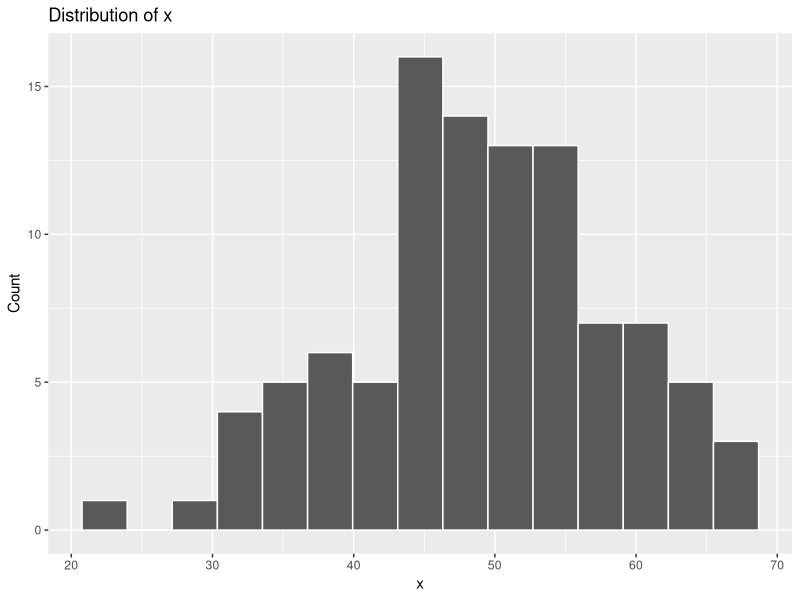
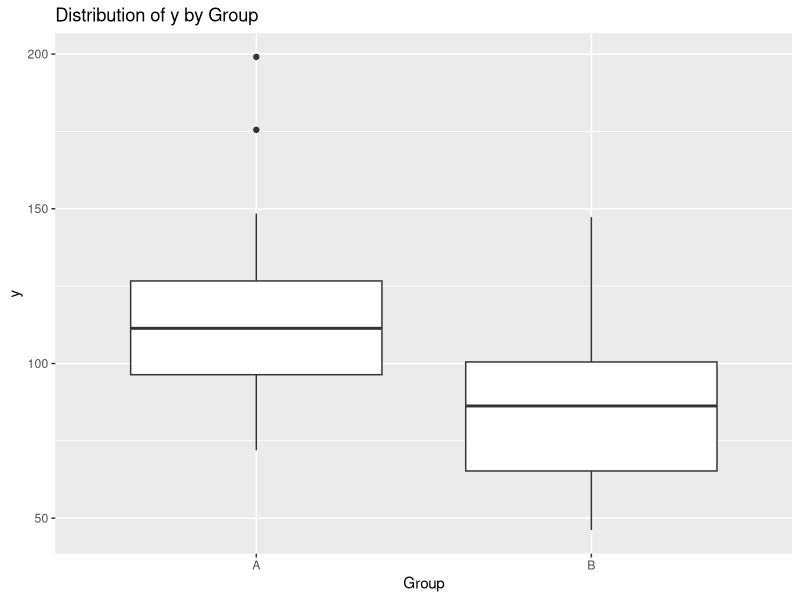
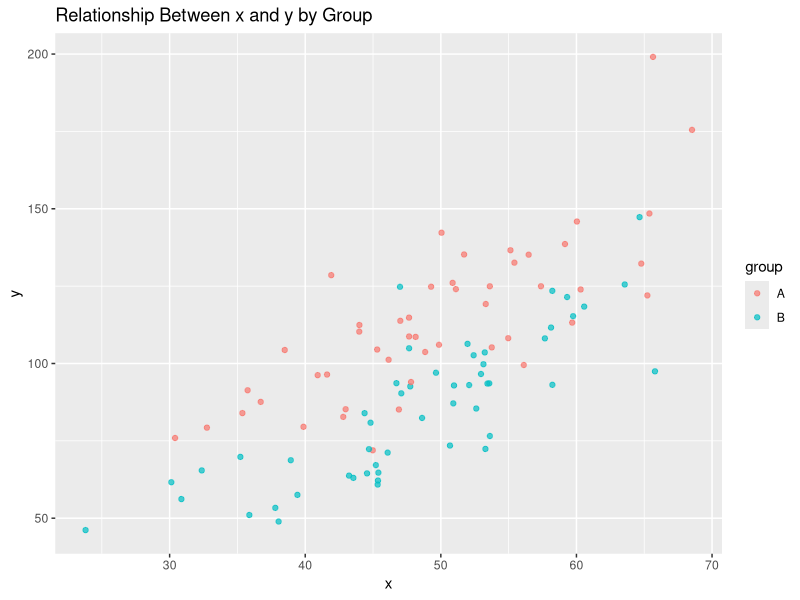

Write R code to recreate these figures, in order.
## ---- chunk 1
knitr::opts_chunk$set(
  echo = TRUE,
  message = FALSE,
  warning = FALSE
)
library(ggplot2)
library(dplyr)
## ---- chunk 2
data <- read.csv("../data/sample_data.csv")
str(data)
head(data)
## ---- chunk 3
summary(data)

data %>%
  group_by(group) %>%
  summarise(
    mean_x = mean(x),
    sd_x   = sd(x),
    mean_y = mean(y),
    sd_y   = sd(y),
    .groups = "drop"
  )
## ---- chunk 4
ggplot(data, aes(x = x)) +
  geom_histogram(bins = 15, color = "white") +
  labs(
    title = "Distribution of x",
    x = "x",
    y = "Count"
  )
## ---- chunk 5
ggplot(data, aes(x = group, y = y)) +
  geom_boxplot() +
  labs(
    title = "Distribution of y by Group",
    x = "Group",
    y = "y"
  )
## ---- chunk 6
ggplot(data, aes(x = x, y = y, color = group)) +
  geom_point(alpha = 0.7) +
  labs(
    title = "Relationship Between x and y by Group",
    x = "x",
    y = "y"
  )
